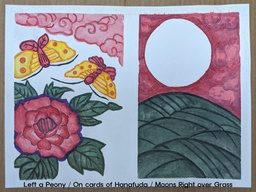
#> input picture resources/20200715_hanafuda_watercolor_watermarked.jpg, 256 x 192 px, shrunk from 2928 x 2196 before the run
$ python steno.py --img1 ../resources/20200715_hanafuda_watercolor_watermarked.jpg --out out.png
#> lines starting #> are read from the running program, lines starting #| are printed output that depends on the picture
import argparse
import sys

from PIL import Image

def merge(i, j):
    """
        Merges top 4 bits of i with top 4 bits of j
        such that if i = aaaabbbb, j = ccccdddd,
        merge(i, j) = aaaacccc
    """
    assert 0 <= i and i < 256 and 0 <= j and j < 256, 'i: {}, j: {}'.format(i, j)
    return (i & 240) + (j >> 4)

def recover(i):
    """
        Recovers the 4 lower bits of i as the top
        4 bits of a new int, such that i = aaaabbbb,
        recover(i) = bbbb0000
    """
    assert 0 <= i and i < 256, 'i: {}'.format(i)
    return (i & 15) << 4

def merge_rgb(rgb1, rgb2):
    return tuple(merge(i, j) for i, j in zip(rgb1, rgb2))

def recover_rgb(rgb):
    return tuple(recover(i) for i in rgb)

def encode(img1, img2):
    assert img1.size == img2.size, 'Size not the same! {} vs {}'.format(img1.size, img2.size)

    pix1, pix2 = img1.load(), img2.load()

    new_img = Image.new(img1.mode, img1.size)
    pix_new = new_img.load()

    for i in range(img1.size[0]):
        for j in range(img1.size[1]):
            pix_new[i, j] = merge_rgb(pix1[i,j], pix2[i,j])

    return new_img

def decode(img):
    pix = img.load()

    new_img = Image.new(img.mode, img.size)
    pix_new = new_img.load()

    for i in range(img.size[0]):
        for j in range(img.size[1]):
            pix_new[i, j] = recover_rgb(pix[i, j])

    return new_img

def main():
    parser = argparse.ArgumentParser('Encode or decode images obscured using stenography')
    parser.add_argument('--img1', type=str, required=True, help='Path of img1')
    parser.add_argument('--img2', type=str, required=False, help='Path of img2')
    parser.add_argument('--out' , type=str, required=True, help='Output Path')
    args = parser.parse_args()

    if args.img2:
        img = encode(Image.open(args.img1), Image.open(args.img2))
        img.save(args.out)
        print('Encoded image at {}'.format(args.out))
    else:
        img = decode(Image.open(args.img1))
#> in decode, `new_img = Image.new(img.mode, img.size)`: new_img: PIL image 256x192 RGB; every value is 0
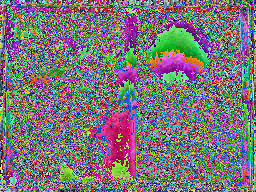
#> img: PIL image 256x192 RGB; mean R, G, B 122.3, 117.1, 120.5
        img.save(args.out)
        print('Decoded image at {}'.format(args.out))

if __name__ == '__main__':
    main()
